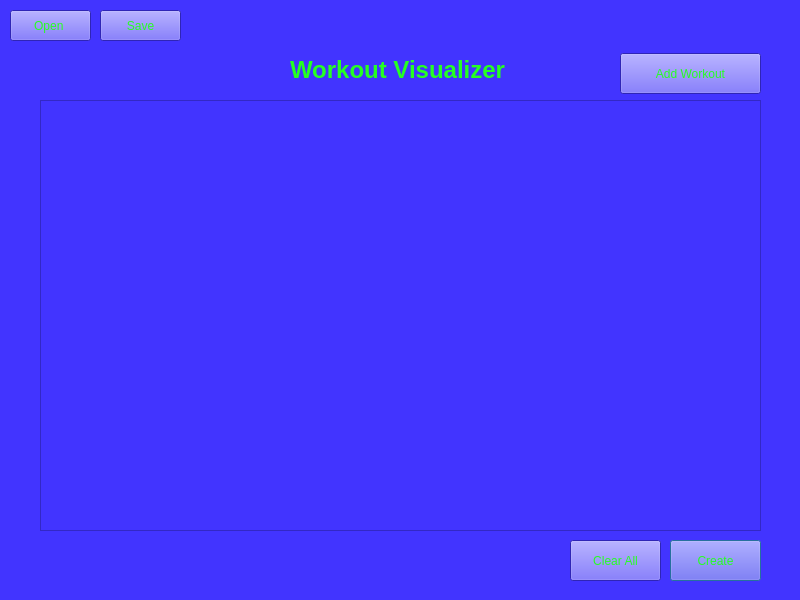
<?xml version="1.0" encoding="UTF-8"?>
<ui version="4.0">
 <class>home_view</class>
 <widget class="QDialog" name="home_view">
  <property name="geometry">
   <rect>
    <x>0</x>
    <y>0</y>
    <width>800</width>
    <height>600</height>
   </rect>
  </property>
  <property name="windowTitle">
   <string>Workout Visualizer</string>
  </property>
  <property name="autoFillBackground">
   <bool>false</bool>
  </property>
  <property name="styleSheet">
   <string notr="true">border-color: rgb(255, 0, 127);
color: rgb(38, 255, 34);
font: 75 8pt &quot;MS Shell Dlg 2&quot;;
background-color: rgb(66, 52, 255);</string>
  </property>
  <widget class="QLabel" name="home_title_label">
   <property name="geometry">
    <rect>
     <x>290</x>
     <y>40</y>
     <width>251</width>
     <height>61</height>
    </rect>
   </property>
   <property name="text">
    <string>&lt;html&gt;&lt;head/&gt;&lt;body&gt;&lt;p&gt;&lt;span style=&quot; font-size:18pt; font-weight:600;&quot;&gt;Workout Visualizer&lt;/span&gt;&lt;/p&gt;&lt;/body&gt;&lt;/html&gt;</string>
   </property>
  </widget>
  <widget class="QPushButton" name="home_create_button">
   <property name="geometry">
    <rect>
     <x>670</x>
     <y>540</y>
     <width>91</width>
     <height>41</height>
    </rect>
   </property>
   <property name="styleSheet">
    <string notr="true">font: 75 8pt &quot;MS Shell Dlg 2&quot;;</string>
   </property>
   <property name="text">
    <string>Create</string>
   </property>
  </widget>
  <widget class="QPushButton" name="home_open_button">
   <property name="geometry">
    <rect>
     <x>10</x>
     <y>10</y>
     <width>81</width>
     <height>31</height>
    </rect>
   </property>
   <property name="styleSheet">
    <string notr="true">font: 75 8pt &quot;MS Shell Dlg 2&quot;;</string>
   </property>
   <property name="text">
    <string>Open </string>
   </property>
  </widget>
  <widget class="QPushButton" name="home_clear_button">
   <property name="geometry">
    <rect>
     <x>570</x>
     <y>540</y>
     <width>91</width>
     <height>41</height>
    </rect>
   </property>
   <property name="styleSheet">
    <string notr="true">font: 75 8pt &quot;MS Shell Dlg 2&quot;;</string>
   </property>
   <property name="text">
    <string>Clear All</string>
   </property>
  </widget>
  <widget class="QPushButton" name="home_save_button">
   <property name="geometry">
    <rect>
     <x>100</x>
     <y>10</y>
     <width>81</width>
     <height>31</height>
    </rect>
   </property>
   <property name="styleSheet">
    <string notr="true">font: 75 8pt &quot;MS Shell Dlg 2&quot;;</string>
   </property>
   <property name="text">
    <string>Save</string>
   </property>
  </widget>
  <widget class="QPushButton" name="home_add_workout_button">
   <property name="geometry">
    <rect>
     <x>620</x>
     <y>53</y>
     <width>141</width>
     <height>41</height>
    </rect>
   </property>
   <property name="styleSheet">
    <string notr="true">font: 75 8pt &quot;MS Shell Dlg 2&quot;;</string>
   </property>
   <property name="text">
    <string>Add Workout</string>
   </property>
  </widget>
  <widget class="QLabel" name="home_status_label">
   <property name="geometry">
    <rect>
     <x>481</x>
     <y>550</y>
     <width>81</width>
     <height>21</height>
    </rect>
   </property>
   <property name="text">
    <string/>
   </property>
   <property name="alignment">
    <set>Qt::AlignCenter</set>
   </property>
  </widget>
  <widget class="QScrollArea" name="scrollArea">
   <property name="geometry">
    <rect>
     <x>40</x>
     <y>100</y>
     <width>721</width>
     <height>431</height>
    </rect>
   </property>
   <property name="widgetResizable">
    <bool>true</bool>
   </property>
   <widget class="QWidget" name="scrollAreaWidgetContents">
    <property name="geometry">
     <rect>
      <x>0</x>
      <y>0</y>
      <width>719</width>
      <height>429</height>
     </rect>
    </property>
    <layout class="QGridLayout" name="gridLayout"/>
   </widget>
  </widget>
 </widget>
 <tabstops>
  <tabstop>home_add_workout_button</tabstop>
  <tabstop>home_create_button</tabstop>
  <tabstop>home_clear_button</tabstop>
  <tabstop>home_save_button</tabstop>
  <tabstop>home_open_button</tabstop>
 </tabstops>
 <resources/>
 <connections/>
</ui>
